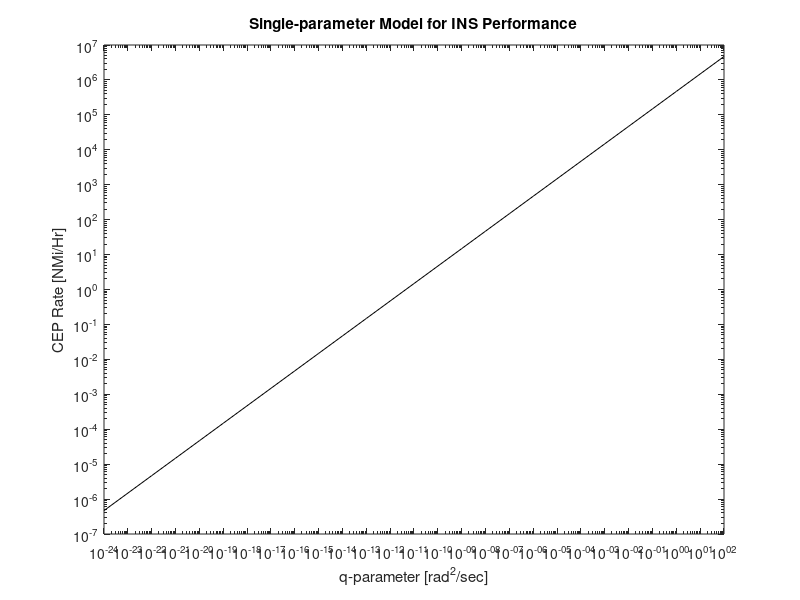

Here is the MATLAB script that generated this plot: (Note: this script raises an error after producing the figure.)
%
% A single-parameter model of horizontal INS errors is used to characterize
% CEP rate as a function of that parameter, then to characterize GPS/INS
% performance over 1 hour as a function of INS CEP rate for a loosely-
% coupled integration using GPS positon outputs only.
% 
%
clear all;
close all;
%
dt              = 1;        % time-sep
g               = 9.8;      % gravitational acceleration [m/s/s]
OmegaEarth      = 7.3e-5;   % earthrate [rad/sec]
OmegaSchuler    = 0.00124;  % Schuler frequency [rad/sec]
phi             = 40*pi/180;% latitude [rad]
%
% Dynamic coefficient matrix (FINS) and state transition matrix (PhiINS)
% for the 6-state INS horizontal error model.
%
FINS   = [0 0 1 0 0 0; 0 0 0 1 0 0; -OmegaSchuler^2 0 0 -2*sin(phi)*OmegaEarth -g 0; 0 -OmegaSchuler^2 2*sin(phi)*OmegaEarth 0 0 g; 0 0 0 0 0 0; 0 0 0 0 0 0];
PhiINS = expm(dt*FINS);
%
% Compute CEP rate as a function of the model parameter q
%
j = 0;
for log10q=-24:2,
    j       = j + 1;
    Log10q(j) = log10q;
    q(j)    = 10^log10q;
    Q       = zeros(6);
    Q(5,5)  = q(j);
    Q(6,6)  = q(j);
    P       = zeros(6);
    k       = 0;
    for t=0:dt:3600;
        k           = k + 1;
        Hr(k)       = t/3600;
        NMiCEP(j,k) = 1.177410022*sqrt(P(1,1)+P(2,2))/1852;
        %
        % There are 1852 meters per nautical mile.
        % The factor 1.177410022 for converting radial RMS to CEP
        % is exact for circular normal distributions.
        %
        P           = PhiINS*P*PhiINS' + Q;
    end;
end;
%
% CEP rate is computed from least-squares straight-line fit of CEP versus
% time over 1 hour period.
%
CEPrate = Hr*NMiCEP'/(Hr*Hr'); % least squares solution for CEP rate
%
% Plot CEP rate versus q
%
loglog(q,CEPrate,'k-');
xlabel('q-parameter [rad^2/sec]');
ylabel('CEP Rate [NMi/Hr]');
title('Single-parameter Model for INS Performance');
%
% Compute & display q-values for CEP rate= .01, .1, 1, 10, 100, 1000 NMi/Hr
%
j = 0;
for log10CEPrateX=-2:3,
    j = j + 1;
    CEPrateX(j) = 10^log10CEPrateX;
    qX(j)       = 10^interp1(log10(CEPrate),log10(q),log10CEPrateX);
    disp(['CEP Rate = ',num2str(CEPrateX(j)),'[NMi/Hr], q = ',num2str(qX(j))]);
end;
%
% Perform covariance analysis of expected integrated GPS/INS performance
% for INS CEP rates of 0.1, 1. 10, 100 NMi/Hr.  Results will be RMS
% position uncertainties versus time.
%
TSchuler    = 5046;    % Schuler period [sec]
%
% Vertical channel model from m-file VertChanErr.m
% (vertical channel stabilization using altimeter)
%
PhiVC       = .5*exp(dt/TSchuler)*[1,TSchuler;1/TSchuler,1] + .5*exp(-dt/TSchuler)*[1,-TSchuler;-1/TSchuler,1];
PhiINS      = [PhiINS,zeros(6,2);zeros(2,6),PhiVC];
%
% Trajectory statistical parameters for DAMP3 tracking model
%
RMSPosN = 212.9304;  % meter
RMSPosE = 70.9768;   % meter
RMSPosD = 3.5361;    % meter
RMSVelN = 22.3017;   % m/s
RMSVelE = 14.8678;   % m/s
RMSVelD = 0.37024;   % m/s
RMSAccN = 2.335;     % m/s/s
RMSAccE = 3.1134;    % m/s/s
RMSAccD = 0.038778;  % m/s/s
TauAccN = 13.4097;   % sec
TauAccE = 7.6696;    % sec
TauAccD = 9.6786;    % sec
%
% DAMP3 vehicle tracking model parameters
%
[Phi3N,Q3N,P3N] = DAMP3Params(RMSAccN,RMSVelN,RMSPosN,TauAccN,dt);
[Phi3E,Q3E,P3E] = DAMP3Params(RMSAccE,RMSVelE,RMSPosE,TauAccE,dt);
[Phi3D,Q3D,P3D] = DAMP3Params(RMSAccD,RMSVelD,RMSPosD,TauAccD,dt);
Phi3    = [Phi3N,zeros(3,6);zeros(3),Phi3E,zeros(3);zeros(3,6),Phi3D];
Q3      = [Q3N,zeros(3,6);
    zeros(3),Q3E,zeros(3);
    zeros(3,6),Q3D];
P3      = [P3N,zeros(3,6);
    zeros(3),P3E,zeros(3);
    zeros(3,6),P3D];
%
% Parameters for GPS receiver error model
%
RMSGPSN = 10.0715;
RMSGPSE = 9.1029;
RMSGPSD = 1.5347;
tauGPS = 39;
PhiGPS = exp(-dt/tauGPS)*eye(3);
PGPS   = zeros(3);
PGPS(1,1) = RMSGPSN^2;
PGPS(2,2) = RMSGPSE^2;
PGPS(3,3) = RMSGPSD^2;
QGPS      = PGPS - PhiGPS*PGPS*PhiGPS';
RMSGPShor = sqrt(RMSGPSN^2+RMSGPSE^2);
RMSGPSvert= RMSGPSD;
%
% Measurement sensitivity matrix for GPS/INS integration
% Measured values are 3 position components from GPS receiver, plus
% 3 position components from INS.
%
H   = [1,0,0,0,0,0,0,0,0,1,0,0,0,0,0,0,0,0,0,0;
       0,0,0,1,0,0,0,0,0,0,1,0,0,0,0,0,0,0,0,0;
       0,0,0,0,0,0,1,0,0,0,0,1,0,0,0,0,0,0,0,0;
       1,0,0,0,0,0,0,0,0,0,0,0,1,0,0,0,0,0,0,0;
       0,0,0,1,0,0,0,0,0,0,0,0,0,1,0,0,0,0,0,0;
       0,0,0,0,0,0,1,0,0,0,0,0,0,0,0,0,0,0,1,0];
Phi = [Phi3,zeros(9,11);zeros(3,9),PhiGPS,zeros(3,8);zeros(8,12),PhiINS];
R   = 1e-2*eye(6); % assume 0.1 m RMS white noise
%
%
%
for j=1:4;
    INSCEPrate = CEPrateX(j+1);
    INSq       = qX(j+1);
    disp(['INS CEP Rate = ',num2str(INSCEPrate),' nmph, INS q = ',num2str(INSq)]);
    QINS       = zeros(8);
    QINS(5,5)  = INSq;
    QINS(6,6)  = INSq;
    mpsprh     = 10^(j-4);
    Qaccelerometer = mpsprh^2*dt/3600;
    QINS(8,8)  = Qaccelerometer;
    Q   = [Q3,zeros(9,11);zeros(3,9),QGPS,zeros(3,8);zeros(8,12),QINS];
    PINS       = zeros(8); % initialize INS with zero error
    PINS(7,7)  = 1;        % except 1 meter RMS in vertical channel
    P          = [P3,zeros(9,11);zeros(3,9),PGPS,zeros(3,8);zeros(8,12),PINS];
    k          = 0;
    for t=0:7200;
        k               = k + 1;
        Hr(k)           = t/3600;
        RMSGPSH(k)      = RMSGPShor;    % RMS GPS horizontal error
        RMSGPSV(k)      = RMSGPSvert;   % RMS GPS vertical error
        RMSINSH(j,k)    = sqrt(PINS(1,1)+PINS(2,2));% RMS INS horiz. error
        RMSINSV(j,k)    = sqrt(PINS(7,7));          % RMS INS vert. error
        PINS            = PhiINS*PINS*PhiINS' + QINS; % temporal update
        PINS            = (PINS + PINS')/2;
        RMSINTH(j,k)    = sqrt(P(1,1)+P(4,4));% RMS GPS/INS horiz. error
        RMSINTV(j,k)    = sqrt(P(7,7));       % RMS GPS/INS vert. error
        P               = Phi*P*Phi' + Q;     % temporal update
        PHT             = P*H';
        K               = PHT/(H*PHT+R);
        P               = P - K*PHT';         % observational update
        P               = (P + P')/2;
    end;
end;
%
% Plot up RMS postion uncertainties for GPS-only navigation, INS-only
% navigation, and loosely coupled GPS/INS integration.
%
figure;
subplot(2,1,1),
semilogy(Hr,RMSGPSH,'k:',Hr,RMSINSH(1,:),'k--',Hr,RMSINTH(1,:),'k-');
legend('GPS','INS','GPS/INS');
title('Loosely Coupled GPS/INS Integration Performances');
hold on;
for j=2:4,
    semilogy(Hr,RMSINSH(j,:),'k--',Hr,RMSINTH(j,:),'k-');
end;
ylabel('RMS Horiz. Err. [m]');
subplot(2,1,2),
semilogy(Hr,RMSGPSV,'k:',Hr,RMSINSV(1,:),'k--',Hr,RMSINTV(1,:),'k-');
hold on;
for j=2:4,
    semilogy(Hr,RMSINSV(j,:),'k--',Hr,RMSINTV(j,:),'k-');
end;
ylabel('RMS Vertical Err. [m]');
xlabel('Time [hr]');
%
figure;
semilogy(Hr,RMSGPSH,'k:',Hr,RMSINSH(1,:),'k--',Hr,RMSINTH(1,:),'k-');
legend('GPS','INS','GPS/INS');
title('Loosely Coupled GPS/INS Integration Performances');
hold on;
for j=2:4,
    semilogy(Hr,RMSINSH(j,:),'k--',Hr,RMSINTH(j,:),'k-');
end;
ylabel('RMS Horizontal Error [meter]');
xlabel('Time [hr]');
figure;
semilogy(Hr,RMSGPSV,'k:',Hr,RMSINSV(1,:),'k--',Hr,RMSINTV(1,:),'k-');
legend('GPS','INS','GPS/INS');
title('Loosely Coupled GPS/INS Integration Performances');
hold on;
for j=2:4,
    semilogy(Hr,RMSINSV(j,:),'k--',Hr,RMSINTV(j,:),'k-');
end;
ylabel('RMS Vertical Error [meter]');
xlabel('Time [hr]');
%%  
%%  M. S. Grewal, A. P. Andrews, and C. G. Bartone
%%  Global Navigation Satellite Systems, Inertial Navigation, and Integration
%%  Wiley-Interscience, 2013
%%  

    
